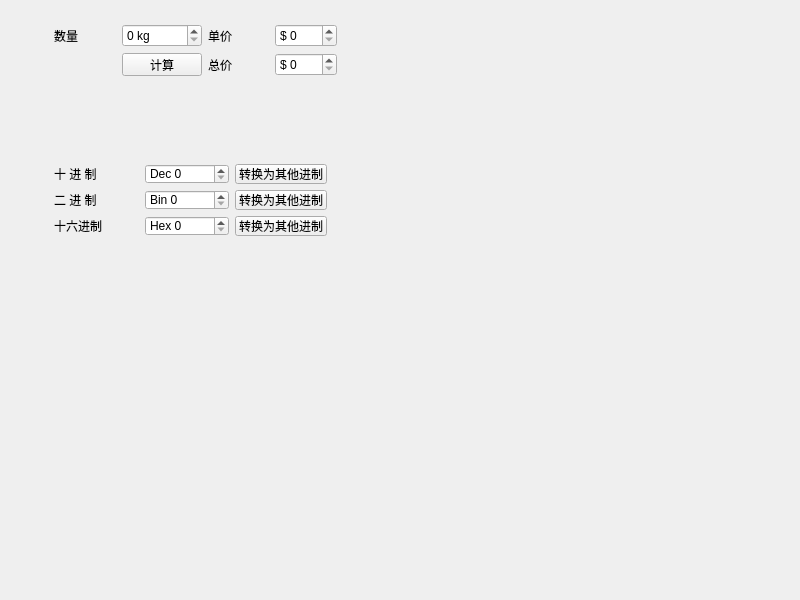
<?xml version="1.0" encoding="UTF-8"?>
<ui version="4.0">
 <class>Widget</class>
 <widget class="QWidget" name="Widget">
  <property name="geometry">
   <rect>
    <x>0</x>
    <y>0</y>
    <width>800</width>
    <height>600</height>
   </rect>
  </property>
  <property name="windowTitle">
   <string>Widget</string>
  </property>
  <widget class="QWidget" name="gridLayoutWidget">
   <property name="geometry">
    <rect>
     <x>50</x>
     <y>20</y>
     <width>291</width>
     <height>80</height>
    </rect>
   </property>
   <layout class="QGridLayout" name="gridLayout">
    <property name="sizeConstraint">
     <enum>QLayout::SetMaximumSize</enum>
    </property>
    <property name="leftMargin">
     <number>4</number>
    </property>
    <property name="topMargin">
     <number>4</number>
    </property>
    <property name="rightMargin">
     <number>4</number>
    </property>
    <property name="bottomMargin">
     <number>4</number>
    </property>
    <item row="0" column="1">
     <widget class="QSpinBox" name="spinNum">
      <property name="suffix">
       <string> kg</string>
      </property>
     </widget>
    </item>
    <item row="1" column="3">
     <widget class="QSpinBox" name="spinTotal">
      <property name="prefix">
       <string>$ </string>
      </property>
     </widget>
    </item>
    <item row="0" column="3">
     <widget class="QSpinBox" name="spinPrice">
      <property name="prefix">
       <string>$ </string>
      </property>
     </widget>
    </item>
    <item row="0" column="2">
     <widget class="QLabel" name="label_2">
      <property name="text">
       <string>单价</string>
      </property>
     </widget>
    </item>
    <item row="1" column="1">
     <widget class="QPushButton" name="btnCal">
      <property name="text">
       <string>计算</string>
      </property>
     </widget>
    </item>
    <item row="1" column="2">
     <widget class="QLabel" name="label_3">
      <property name="text">
       <string>总价</string>
      </property>
     </widget>
    </item>
    <item row="0" column="0">
     <widget class="QLabel" name="label">
      <property name="text">
       <string>数量</string>
      </property>
     </widget>
    </item>
   </layout>
  </widget>
  <widget class="QWidget" name="gridLayoutWidget_2">
   <property name="geometry">
    <rect>
     <x>50</x>
     <y>160</y>
     <width>281</width>
     <height>80</height>
    </rect>
   </property>
   <layout class="QGridLayout" name="gridLayout_2">
    <property name="sizeConstraint">
     <enum>QLayout::SetMaximumSize</enum>
    </property>
    <property name="leftMargin">
     <number>4</number>
    </property>
    <property name="topMargin">
     <number>4</number>
    </property>
    <property name="rightMargin">
     <number>4</number>
    </property>
    <property name="bottomMargin">
     <number>4</number>
    </property>
    <item row="0" column="0">
     <widget class="QLabel" name="label_4">
      <property name="text">
       <string>十 进 制</string>
      </property>
      <property name="textFormat">
       <enum>Qt::AutoText</enum>
      </property>
     </widget>
    </item>
    <item row="2" column="0">
     <widget class="QLabel" name="label_6">
      <property name="text">
       <string>十六进制</string>
      </property>
     </widget>
    </item>
    <item row="1" column="0">
     <widget class="QLabel" name="label_5">
      <property name="text">
       <string>二 进 制</string>
      </property>
     </widget>
    </item>
    <item row="1" column="1">
     <widget class="QSpinBox" name="spinBin">
      <property name="prefix">
       <string>Bin </string>
      </property>
     </widget>
    </item>
    <item row="0" column="1">
     <widget class="QSpinBox" name="spinDec">
      <property name="prefix">
       <string>Dec </string>
      </property>
     </widget>
    </item>
    <item row="2" column="1">
     <widget class="QSpinBox" name="spinHEX">
      <property name="prefix">
       <string>Hex </string>
      </property>
     </widget>
    </item>
    <item row="0" column="2">
     <widget class="QPushButton" name="btnDec">
      <property name="text">
       <string>转换为其他进制</string>
      </property>
     </widget>
    </item>
    <item row="1" column="2">
     <widget class="QPushButton" name="btnBin">
      <property name="text">
       <string>转换为其他进制</string>
      </property>
     </widget>
    </item>
    <item row="2" column="2">
     <widget class="QPushButton" name="btnHex">
      <property name="enabled">
       <bool>true</bool>
      </property>
      <property name="text">
       <string>转换为其他进制</string>
      </property>
     </widget>
    </item>
   </layout>
  </widget>
 </widget>
 <resources/>
 <connections/>
</ui>
